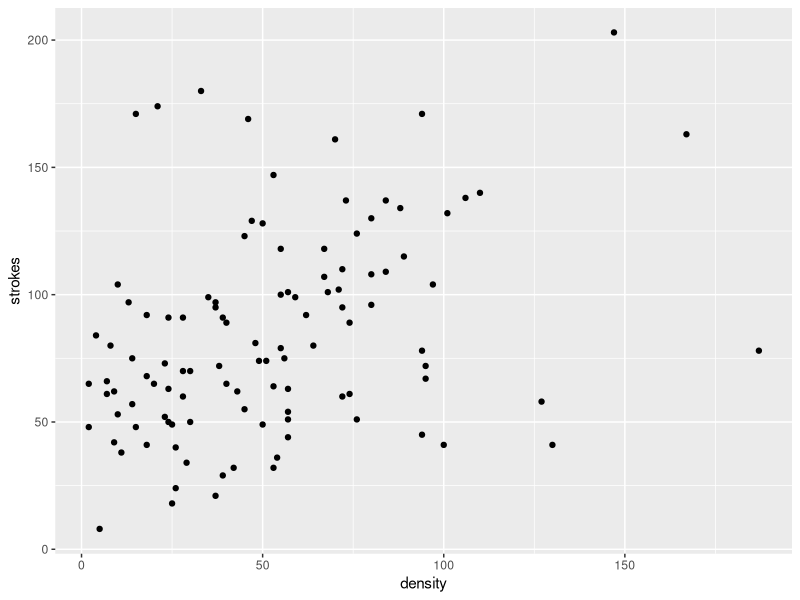
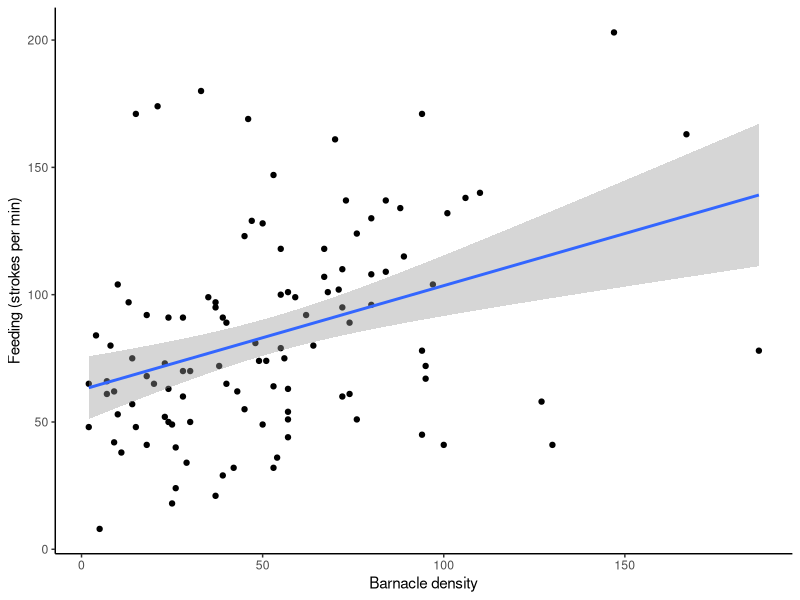
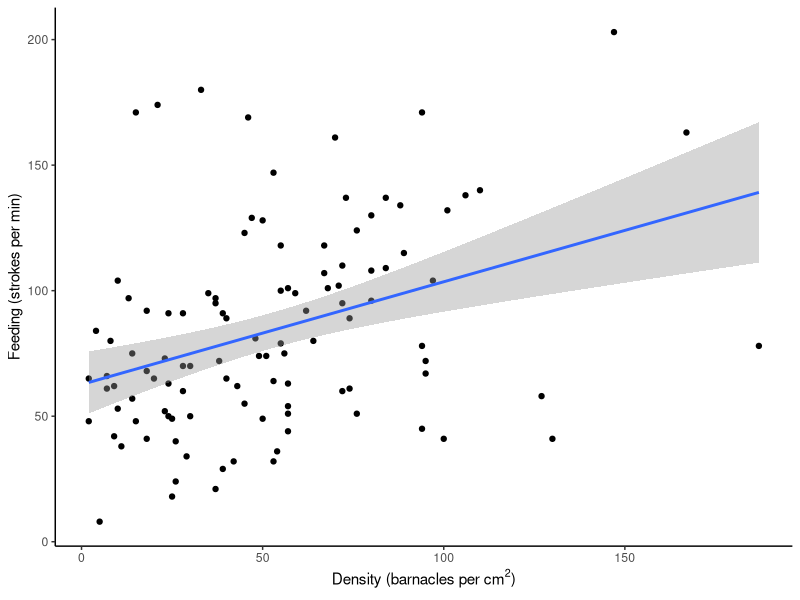
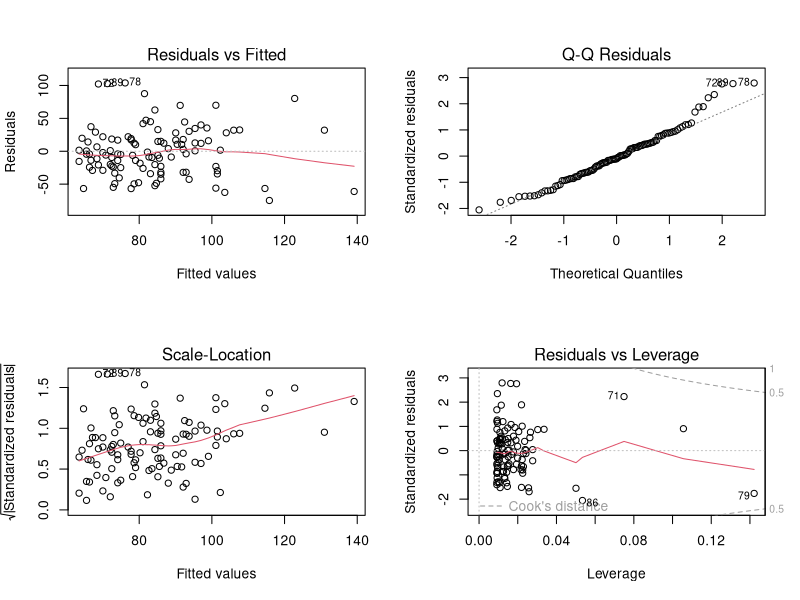
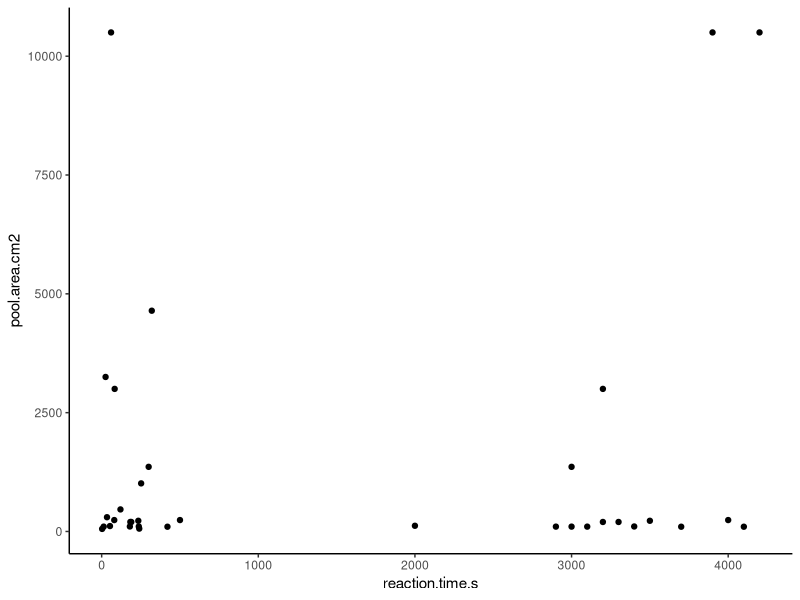
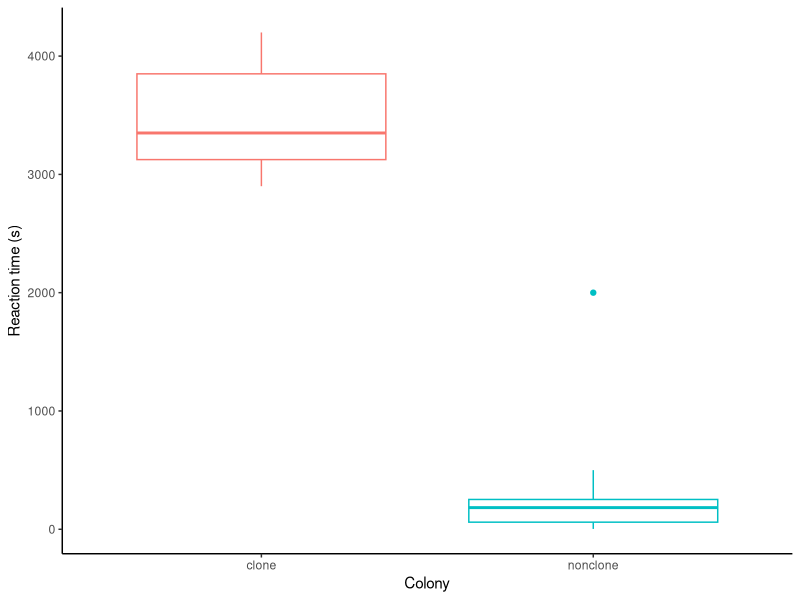
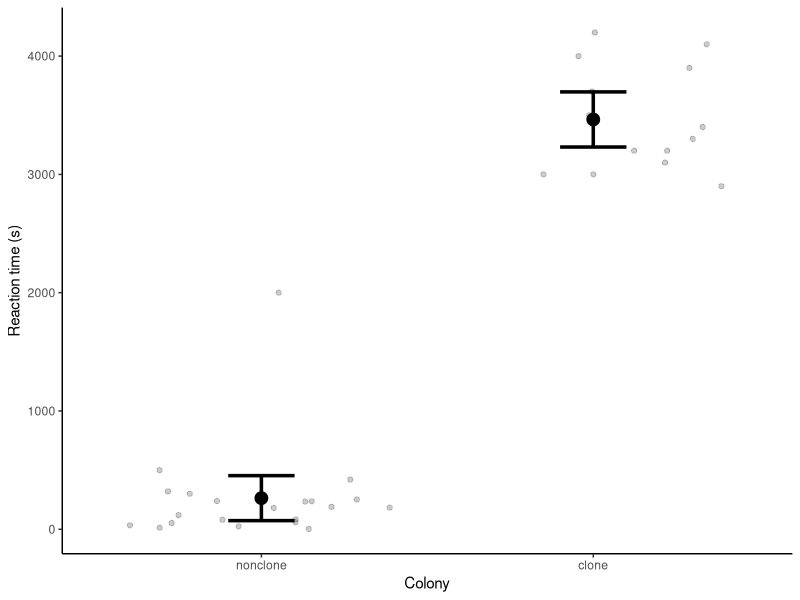
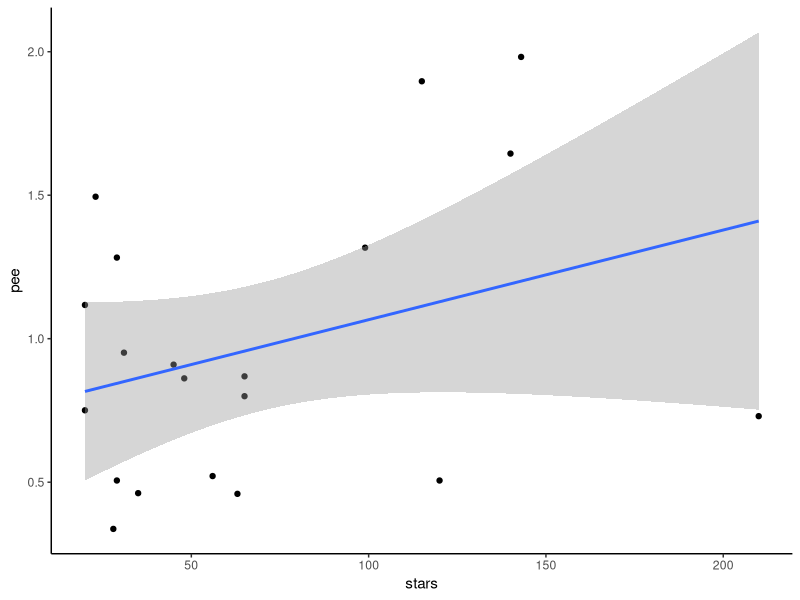

Write the R code that produced these figures, in order.
# Welcome to R
# Em Lim
# May 31, 2022

# A quick forward:
# I have "soft wrap" turned on, so R automatically starts a new line when my code hits the edge of my page
# If you don't have this on, you'll get some super long lines (sorry)
# To turn it on, go Tools > Global Options > Code > check "soft wrap R source files" > Apply !

# OK, let's begin!!!!

# Getting started ------
# Do you see how adding a bunch of dashes after the hash mark creates a section heading, and you can now see the heading at the bottom left corner of this script box?
# And you can click that to navigate between sections

# We must first install required packages
# Once a package is installed we don't need to install them again
#install.packages("tidyverse")
#install.packages("ggplot2")
#install.packages("ggeffects")
#install.packages("lme4")

# Now we'll load them into this project so we can use them!
# Note that you don't need "" marks here
# You need to load packages each time you use them in a new project
library(tidyverse) # Package for data manipulation
library(ggplot2) # Graphing package
library(ggeffects)  # calculates effects 
library(lme4)

# Now, let's learn how to load in your data!
# You need to first enter your data into an excel spreadsheet and then save the file in a .csv (Comma Separated Values) format that R can understand. R does not like capitals or spaces in data column names so try to use periods or underscores as spacers, e.g., barnacle.data or barnacle_data. 

# Tidyverse expects tidy data: That is, data where each row is an observation, each column is a variable, and each cell is a single value

# The magic of working out of a repository is that the file path will be the same for everyone! We all have the project saved in a different place on our computers, but once we're inside the project R is pulling the files from the same place

# Barnacles ------
# This is a data set obtained by students where they placed a 5 cm^2 quadrat over patches of barnacles and recorded the number of barnacles in the quadrat (density) and the number of feeding strokes (strokes)
barnacles <- read_csv("Practice_data/MBE2015_BarnacleData.csv")

# Now we can take a quick peek at this data using the following functions:

str(barnacles)  # #data points & variables, kind of data and first few values
head(barnacles) #var names and first few values
names(barnacles) #names of variables
summary(barnacles) #stats summary of each variable
View(barnacles) #opens up the whole data frame

# Now let's make a simple plot of our barnacle data which has just two continuous variables, strokes/min (our dependent variable) and barnacles per quadrat (our independent variable):

ggplot(data = barnacles, aes(x = density, y = strokes)) + 
  geom_point()
# ggplot() is where we tell ggplot where the data is coming from
# aes() sets the parameters of the plot, this is where we can assign the x and y variables
# geom_point() tells ggplot to add the points to this plot

# We can see the data, but let's spruce up this plot a little
ggplot(data = barnacles, aes(x = density, y = strokes)) + 
  geom_point() +
  theme_classic() + # this will make the background look nicer
  ylab("Feeding (strokes per min)") +
  xlab("Barnacle density") + # We can add labels to the axis 
  geom_smooth(method = lm) # Add a best fit line to the data. method = lm specifies that we want a straight line

# What if we want to specify the units for density? barnacles / 5 cm^2?
# Let's get super fancy
ggplot(data = barnacles, aes(x = density, y = strokes)) + 
  geom_point() +
  theme_classic() + 
  ylab("Feeding (strokes per min)") +
  xlab(expression(paste("Density (barnacles per cm"^"2",")"))) + # oooh ahhhh
  geom_smooth(method = lm) 

# It looks like there might be a trend in our data! Let's try making a linear model of the relationship between barnacle density and number of strokes per minute. Remember linear models always take data in the form dependent variable ~ independent variable.

barnacle_model <- lm(strokes ~ density, data = barnacles) # the basic model in the form of y = mx + b

# DIAGNOSTICS
plot.new() #now let's look at some diagnostic plots to make sure our model is appropriate
par(mfrow = c(2,2)) #this tells R to set up a 2x2 grid of 4 plots
plot(barnacle_model) #create the diagnostic plots
# Top left: Residual vs fitted = tests for the of variance - red line to be as straight as possible & smear of data with no pattern
# Top right: QQ plot = normality, should be more or less straight
# This top right plot doesn't look great
# Bottom left: Residual vs leverage = outliers (Cook's distance) Solid line is fairly straight.  All points within dotted lines means no outliers

dev.off() #turn off the 4x4 grid setup or all your future plots will go onto a grid

  
summary(barnacle_model) #the plots look fine, so now let's look at our model summary

# In our summary, you get the estimate for the intercept (b), the slope (m), the standard error for each estimate, and the p-values for those estimates (remember <0.05 is a significant value).

# The estimate of the intercept b = 62.6346  
# The estimate for density is the slope of the line, so m = 0.4092
# The Pr(>|t|) is your p-value

# The R-squared values tells you what proportion of the variation in the data is explained by the independent variable (here barnacle density).

# Anemones ----------
# Now let's look at a more complicated data set from past student's anemone observations which have two continuous variables (reaction time, pool area) and one categorical variable (clone vs. non-clone tentacles).

# Let's load that data
anemones <- read_csv("Practice_data/MBE2015_AnemoneData.csv")

# Let's plot the continuous data!
ggplot(data = anemones, aes(x = reaction.time.s, y = pool.area.cm2)) +
         geom_point() +
  theme_classic()

# Now let's plot continuous versus categorical data
# We'll use a boxplot to plot this first

ggplot(anemones, aes(x = different.colony, y = reaction.time.s, colour = different.colony)) + # note that colour goes inside the aes brackets
  geom_boxplot() +
  theme_classic() +
  labs(x = "Colony", y = "Reaction time (s)") +
  theme(legend.position = "none") # get rid of the legend

# Let's use a model to see if reaction times are different between clonal and nonclonal anemones
anemone_model <- lm(reaction.time.s ~ different.colony, data = anemones)
summary(anemone_model)

# Boxplots aren't the greatest way to display data, so consider using dot and whisker plots because:
  # https://bayesbaes.github.io/2022/04/13/fuck-boxplots.html

# In order to plot a dot and whiskers we need the means and standard errors for each categorical variable
# We can use ggpredict() from the ggeffects package to calculate these using our model

sum_stats_gg <- ggpredict(anemone_model, terms = "different.colony") %>% 
  #and then we'll just rename one of the columns so it's easier to plot
  rename(different.colony = x,
                reaction.time.s = predicted)
View(sum_stats_gg)

# Now let's plot this 
ggplot() +
  geom_point(data = sum_stats_gg, 
             aes(x = different.colony, y = reaction.time.s),
             size = 4) +
  geom_errorbar(data = sum_stats_gg, 
                aes(x = different.colony,
                    y = reaction.time.s,
                    # and you can decide which type of error to show here
                    # we're using 95% CI
                    ymin = conf.low,
                    ymax = conf.high),
                width = 0.2,
                size = 1.2)  +
  geom_jitter(data = anemones, aes (x = different.colony, y = reaction.time.s),
              alpha = 0.2, height=0) +
  labs(x = "Colony", y = "Reaction time (s)") +
  theme_classic()

# You'll notice that we didn't specify the data inside ggplot(), instead we specified the data frame and x and y within each geom_()
# This is because we're using our summarized data frame to make the dot and whiskers and we used our full data frame to add the jittered raw data

# But look how nice that looks! And you can see the real trends in the data

# Now let's try playing around with dplyr!

# Reef Life Survey --------

# Here we're going to play with some messy data
# This is the data I helped collect last spring with Siobhan and Jasmin for reef life surveys
# RLS uses a standardized spreadsheet which doesn't read super cleanly into R

# let's see what happens if we just load in the data without any manipulations
rls_ugly <- read_csv("Practice_data/updated_RLS.csv")
View(rls_ugly) # you can see there's a  blank row, and the first column is also blank, and some of the column names have spaces. Let's fix this using tidyverse!

rls <- rls_ugly %>% # The %>% symbol is called a pipe. We can create a new df by "piping" our old data frame through a series of manipulations
  select(-1) %>% #  remove that first blank column
  slice(2:n()) %>% # remove the first blank row
  rename(
    site_ID = `Site No.`,
    site_name = `Site Name`, 
    common_name = `Common name`
  ) %>% # rename the columns with spaces in their names
  filter(Species != "Debris - Metal") %>%
  filter(Species != "Debris - Other") %>%
  filter(Species != "Debris - Wood") %>%
  filter(Species != "Debris - Glass") %>%
  filter(Species != "Debris - Fishing Gear") # Filter our the data on debris, we just want living species data!

# Let's take a look at this tidy dataframe now
View(rls)
# That looks better!

# I wonder what the most abundant species are?
# We can use group_by() and summarise() to group all counts of the same species together, and then calculate summary statistics on these groups
# Then we can arrange the summary stats into a nice table and use View() to look at it
rls_ranked <- rls %>% 
  group_by(common_name) %>% 
  summarise(sum = sum(Total))  %>%
  arrange(desc(sum)) %>%
  View()

# We can see now that red sea urchins were the most abundant thing we encountered on RLS surveys last year

# What if we wanted to find the site with the most bat stars?
rls_bats <- rls %>%
  filter(Species == "Patiria miniata") %>% # only retain observations of bat stars
  group_by(site_ID, site_name) %>%
  summarize(bat_stars = sum(Total)) %>% # sum total number of bat stars at each site
  arrange(desc(bat_stars)) %>% # sort the table from highest to lowest
  as.data.frame() # make this into a data frame

View(rls_bats)
# Faber and Wouwer have the most bat stars, and  both in the Broken group, maybe we can use this data to convince Siobhan and Isa to take us there!

# Other important functions in tidyverse: mutate() and left_join()

# We might also be interested in leather stars, how many of those did we find at each site?
rls_leather <- rls %>%
  filter(Species == "Dermasterias imbricata") %>%
  group_by(site_ID, site_name) %>%
  summarize(leather_stars = sum(Total)) %>%
  arrange(desc(leather_stars)) %>%
  as.data.frame()

View(rls_leather)

# I wonder where we found the most leather and bat stars, can we join these?
# YES! Using left_join() and mutate()
rls_stars <- rls_bats %>% # We start with one of the two data frames we want to join
  left_join(rls_leather, by = c("site_ID", "site_name")) %>% # then we specify the second data frame and choose the variable we want to join the two by. in our case, site_ID and site_name
  mutate(stars = leather_stars + bat_stars) %>% # create a new column with the summed number of bat and leather stars
  arrange(desc(stars))  

# Wouwer is throwing a NA because it's trying to add NA + a number
# FIX THIS

View(rls_stars)

# BONUS FUN ------

# Let's import some pee data to play with 
pee <- read_csv("Practice_data/RSL_pee.csv") %>%
  as.data.frame()

# I wonder if sites with higher numbers of stars also have higher concentrations of pee?
# Let's join the two data frames and find out
# We can also use a combination of mutate() and ifelse() to do manipulations that are dependent on variables in other columns
# ifelse() says if [condition is met], then [create a new variable], else, [create this other variable] 

star_pee <- rls_stars %>% 
  left_join(pee,  by = "site_ID") %>%
  mutate(begging = ifelse(site_name == "Faber Islets", "Please take us to the broken group", "Please please please"))

ggplot(star_pee, aes(stars, pee)) +
  geom_point() +
  geom_smooth(method = lm) +
  theme_classic()

ggsave("Output/star_pee.png", device = "png",
     height = 9, width = 16, dpi = 400)

# Fun tricks --------

# Option + drag your mouse
# This lets you type on multiple rows

# Ctrl + Shift + C ( Command + Shift + C on macOS)
# This hashes out multiple lines of code

# Ctrl+Shift+M (Windows) or Cmd+Shift+M (Mac)
# %>% symbol

# Use Ctrl+L to clear all the code from your console.

# You can rename all instances of a variable name by highlighting one instance of the variable name and then using Code > Rename in Scope. This is better than using Edit > Replace and Find because it only looks for whole word matches.
